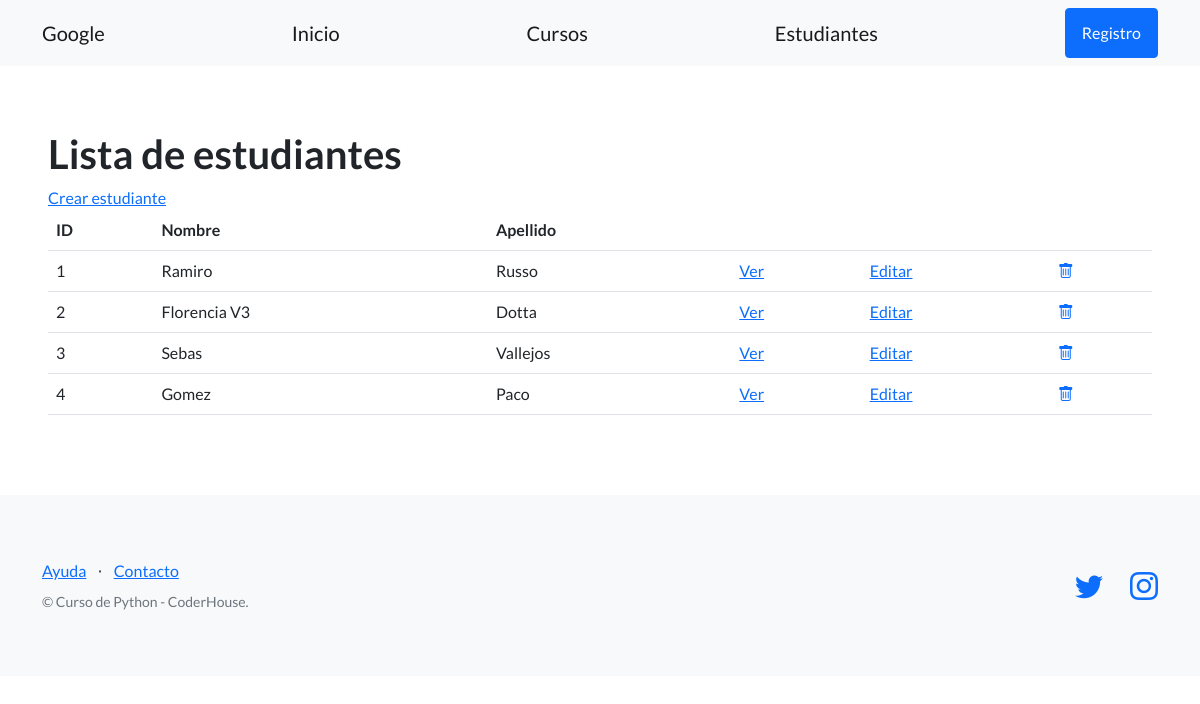
The app's page /estudios/estudiantes/, older data.
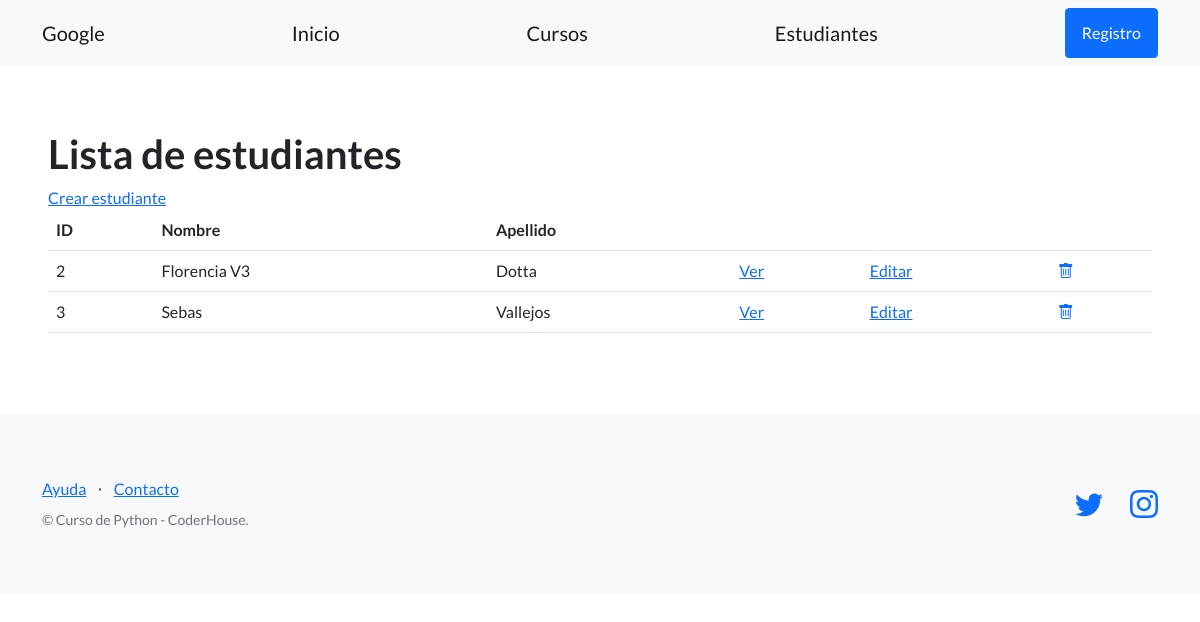
The same page, newer data.
### control_estudios/models.py (models this page shows, shortened)
class Estudiante(models.Model):
    apellido = models.CharField(max_length=256)
    nombre = models.CharField(max_length=256)
    email = models.EmailField(blank=True)
    telefono = models.CharField(max_length=20, blank=True)
    dni = models.CharField(max_length=32)
    fecha_nacimiento = models.DateField(null=True)

### control_estudios/views.py (the view)
# urls.py: path("estudiantes/", EstudianteListView.as_view(), name="lista_estudiantes"),
class EstudianteListView(ListView):
    model = Estudiante
    template_name = 'control_estudios/lista_estudiantes.html'

### control_estudios/templates/control_estudios/lista_estudiantes.html
{% extends "control_estudios/base.html" %}
{% block contenido %}
<section>
  <div>
    <h1>Lista de estudiantes</h1>
    <a href="{% url 'crear_estudiante' %}">Crear estudiante</a>
    <br>
    <table class="table">
      <tbody>
        <tr>
          <th>ID</th>
          <th>Nombre</th>
          <th>Apellido</th>
          <td></td>
          <td></td>
          <td></td>
        </tr>
        {% for alumno in object_list %}
        <tr>
          <td>{{ alumno.id }}</td>
          <td>{{ alumno.nombre }}</td>
          <td>{{ alumno.apellido }}</td>
          <td>
            <a href="{% url 'ver_estudiante' alumno.id %}">Ver</a>
          </td>
          <td>
            <a href="{% url 'editar_estudiante' alumno.id %}">Editar</a>
          </td>
          <td>
            <a href="{% url 'eliminar_estudiante' alumno.id %}">
              <i class="bi bi-trash"></i>
            </a>
          </td>
        </tr>
        {% endfor %}
      </tbody>
    </table>
  </div>
</section>
{% endblock contenido %}

### control_estudios/templates/control_estudios/base.html (shortened to what this page needs)
{% load static %}
<!DOCTYPE html>
<html lang="en">
    <head>
        <link href="https://cdn.jsdelivr.net/npm/bootstrap-icons@1.5.0/font/bootstrap-icons.css" rel="stylesheet" type="text/css" />
        <link href="{% static 'css/styles.css' %}" rel="stylesheet" />
    </head>
    <body>
        <nav class="navbar navbar-light bg-light static-top">
            <div class="container">
                <a class="navbar-brand" href="https://www.google.com">Google</a>
                <a class="navbar-brand" href="{% url 'inicio' %}">Inicio</a>
                <a class="navbar-brand" href="{% url 'lista_cursos' %}">Cursos</a>
                <a class="navbar-brand" href="{% url 'lista_estudiantes' %}">Estudiantes</a>
                <a class="btn btn-primary" href="#signup">Registro</a>
            </div>
        </nav>
        <section style="padding:4rem 3rem;">
            {% block contenido %}
            {% endblock contenido %}
        </section>
        <footer class="footer bg-light">
            <div class="container">
                <div class="row">
                    <div class="col-lg-6 h-100 text-center text-lg-start my-auto">
                        <ul class="list-inline mb-2">
                            <li class="list-inline-item"><a href="#!">Ayuda</a></li>
                            <li class="list-inline-item">⋅</li>
                            <li class="list-inline-item"><a href="#!">Contacto</a></li>
                        </ul>
                        <p class="text-muted small mb-4 mb-lg-0">&copy; Curso de Python - CoderHouse.</p>
                    </div>
                    <div class="col-lg-6 h-100 text-center text-lg-end my-auto">
                        <ul class="list-inline mb-0">
                            <li class="list-inline-item me-4">
                                <a href="https://twitter.com/coderhouse"><i class="bi-twitter fs-3"></i></a>
                            </li>
                            <li class="list-inline-item">
                                <a href="https://www.instagram.com/coderhouse/?hl=es"><i class="bi-instagram fs-3"></i></a>
                            </li>
                        </ul>
                    </div>
                </div>
            </div>
        </footer>
    </body>
</html>

Row changes from the older to the newer data that the page shows:
removed Estudiante: id "1", nombre "Ramiro", apellido "Russo"
removed Estudiante: id "4", nombre "Gomez", apellido "Paco"
